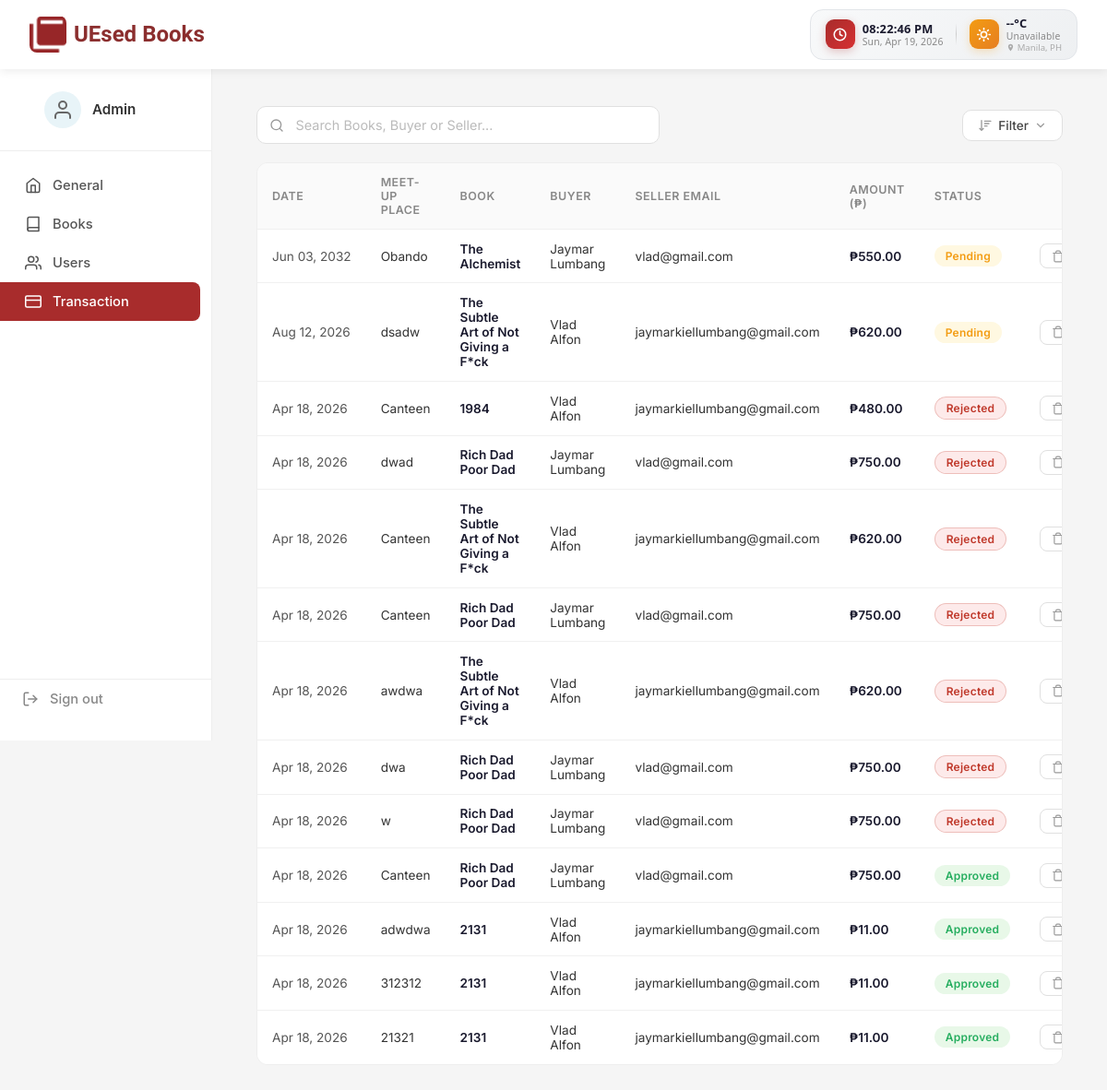
The page /transaction.php (signed in) on the database its author committed.
### tables this page shows
CREATE TABLE `admin_profile` (
  `id` int(11) NOT NULL DEFAULT 1,
  `first_name` varchar(100) NOT NULL DEFAULT 'Admin',
  `last_name` varchar(100) NOT NULL DEFAULT '',
  `website_name` varchar(255) NOT NULL DEFAULT 'UEsed Books',
  `language` varchar(20) NOT NULL DEFAULT 'English',
  `website_logo` varchar(255) NOT NULL DEFAULT ''
);

CREATE TABLE `transactions` (
  `id` int(11) NOT NULL,
  `book_id` int(11) DEFAULT 0,
  `transaction_date` date NOT NULL,
  `meetup_place` varchar(255) NOT NULL DEFAULT '',
  `message` text DEFAULT NULL,
  `book` varchar(255) NOT NULL,
  `buyer` varchar(255) NOT NULL,
  `buyer_id` int(11) DEFAULT 0,
  `buyer_email` varchar(255) DEFAULT '',
  `seller_email` varchar(255) NOT NULL,
  `seller_id` int(11) DEFAULT 0,
  `amount` decimal(10,2) NOT NULL DEFAULT 0.00,
  `status` varchar(50) NOT NULL DEFAULT 'Pending',
  `created_at` timestamp NOT NULL DEFAULT current_timestamp()
);

### transaction.php (the view, shortened to what this page needs)
<?php
require_once 'connect.php';
$adminProfile = $conn->query("SELECT first_name, last_name, website_name, language, website_logo FROM admin_profile WHERE id = 1")->fetch_assoc();
$adminFirstName = $adminProfile ? $adminProfile['first_name'] : $_SESSION['first_name'];
$adminLastName = $adminProfile ? $adminProfile['last_name'] : $_SESSION['last_name'];
$adminPhoto = '';
$transactions = [];
$result = $conn->query("SELECT id, transaction_date, meetup_place, book, buyer, seller_email, amount, status, created_at FROM transactions ORDER BY created_at DESC");
if ($result) {
    while ($row = $result->fetch_assoc()) {
        $transactions[] = $row;
    }
}
?>
<!DOCTYPE html>
<html lang="en">
<head>
    <link rel="stylesheet" href="style.css">
</head>
<body class="admin-body">
    <div class="admin-topbar">
        <div class="logo">
            <img class="logo-icon" src="images/5.png" alt="UEsed Books Logo">
            <a href="admin.php" class="logo-link">UEsed Books</a>
        </div>
        <div class="topbar-widget">
            <div class="tw-section">
                <div class="tw-icon tw-clock">
                    <svg xmlns="http://www.w3.org/2000/svg" width="15" height="15" viewBox="0 0 24 24" fill="none" stroke="currentColor" stroke-width="2.5" stroke-linecap="round" stroke-linejoin="round"><circle cx="12" cy="12" r="10"/><polyline points="12 6 12 12 16 14"/></svg>
                </div>
                <div class="tw-info">
                    <span class="tw-primary" id="twTime">--:-- --</span>
                    <span class="tw-secondary" id="twDate">Loading...</span>
                </div>
            </div>
            <div class="tw-section">
                <div class="tw-icon tw-weather" id="twWeatherIcon">
                </div>
                <div class="tw-info">
                    <span class="tw-primary" id="twTemp">--°C</span>
                    <span class="tw-secondary" id="twDesc">Loading...</span>
                    <span class="tw-location"><svg xmlns="http://www.w3.org/2000/svg" width="9" height="9" viewBox="0 0 24 24" fill="currentColor" stroke="none"><path d="M12 2C8.13 2 5 5.13 5 9c0 5.25 7 13 7 13s7-7.75 7-13c0-3.87-3.13-7-7-7zm0 9.5c-1.38 0-2.5-1.12-2.5-2.5S10.62 6.5 12 6.5s2.5 1.12 2.5 2.5S13.38 11.5 12 11.5z"/></svg> Manila, PH</span>
                </div>
            </div>
        </div>
    </div>
    <div class="admin-wrapper">
        <aside class="admin-sidebar">
            <div class="sidebar-profile">
                <div class="sidebar-avatar sidebar-avatar-clickable" id="sidebarAvatarClickable" title="Change profile photo">
                    <?php if ($adminPhoto && file_exists(__DIR__ . '/images/' . $adminPhoto)): ?>
                        <img src="images/<?php echo htmlspecialchars($adminPhoto); ?>" alt="Profile" class="sidebar-avatar-img">
                        <button type="button" class="avatar-remove-btn" id="removeProfilePhotoBtn" title="Remove photo">
                            <svg xmlns="http://www.w3.org/2000/svg" width="10" height="10" viewBox="0 0 24 24" fill="none" stroke="currentColor" stroke-width="3" stroke-linecap="round" stroke-linejoin="round"><line x1="18" y1="6" x2="6" y2="18"/><line x1="6" y1="6" x2="18" y2="18"/></svg>
                        </button>
                    <?php else: ?>
                        <svg xmlns="http://www.w3.org/2000/svg" width="24" height="24" viewBox="0 0 24 24" fill="none" stroke="currentColor" stroke-width="2" stroke-linecap="round" stroke-linejoin="round"><path d="M20 21v-2a4 4 0 0 0-4-4H8a4 4 0 0 0-4 4v2"/><circle cx="12" cy="7" r="4"/></svg>
                    <?php endif; ?>
                </div>
                <span class="sidebar-company"><?php echo htmlspecialchars($adminFirstName . ' ' . $adminLastName); ?></span>
            </div>
            <nav class="sidebar-nav">
                <a href="admin.php#general" class="sidebar-link" data-section="general">
                    <svg xmlns="http://www.w3.org/2000/svg" width="18" height="18" viewBox="0 0 24 24" fill="none" stroke="currentColor" stroke-width="2" stroke-linecap="round" stroke-linejoin="round"><path d="M3 9l9-7 9 7v11a2 2 0 0 1-2 2H5a2 2 0 0 1-2-2z"/><polyline points="9 22 9 12 15 12 15 22"/></svg>
                    General
                </a>
                <a href="books.php" class="sidebar-link" data-section="books">
                    <svg xmlns="http://www.w3.org/2000/svg" width="18" height="18" viewBox="0 0 24 24" fill="none" stroke="currentColor" stroke-width="2" stroke-linecap="round" stroke-linejoin="round"><path d="M4 19.5A2.5 2.5 0 0 1 6.5 17H20"/><path d="M6.5 2H20v20H6.5A2.5 2.5 0 0 1 4 19.5v-15A2.5 2.5 0 0 1 6.5 2z"/></svg>
                    Books
                </a>
                <a href="users.php" class="sidebar-link" data-section="users">
                    Users
                </a>
                <a href="transaction.php" class="sidebar-link active" data-section="transaction">
                    <svg xmlns="http://www.w3.org/2000/svg" width="18" height="18" viewBox="0 0 24 24" fill="none" stroke="currentColor" stroke-width="2" stroke-linecap="round" stroke-linejoin="round"><rect x="1" y="4" width="22" height="16" rx="2" ry="2"/><line x1="1" y1="10" x2="23" y2="10"/></svg>
                    Transaction
                </a>
            </nav>
            <a href="login.php" class="sidebar-signout">
                <svg xmlns="http://www.w3.org/2000/svg" width="18" height="18" viewBox="0 0 24 24" fill="none" stroke="currentColor" stroke-width="2" stroke-linecap="round" stroke-linejoin="round"><path d="M9 21H5a2 2 0 0 1-2-2V5a2 2 0 0 1 2-2h4"/><polyline points="16 17 21 12 16 7"/><line x1="21" y1="12" x2="9" y2="12"/></svg>
                Sign out
            </a>
        </aside>
        <main class="admin-main">
            <div class="users-search-bar">
                <div class="users-search-wrap">
                    <svg xmlns="http://www.w3.org/2000/svg" width="16" height="16" viewBox="0 0 24 24" fill="none" stroke="currentColor" stroke-width="2" stroke-linecap="round" stroke-linejoin="round"><circle cx="11" cy="11" r="8"/><line x1="21" y1="21" x2="16.65" y2="16.65"/></svg>
                    <input type="text" class="users-search-input" id="txnSearch" placeholder="Search Books, Buyer or Seller...">
                </div>
                <div class="users-filter-dropdown">
                    <button class="users-filter-btn" id="alphaFilterBtn">
                        <svg xmlns="http://www.w3.org/2000/svg" width="16" height="16" viewBox="0 0 24 24" fill="none" stroke="currentColor" stroke-width="2" stroke-linecap="round" stroke-linejoin="round"><path d="M11 5h10"/><path d="M11 9h7"/><path d="M11 13h4"/><path d="M3 17l3 3 3-3"/><path d="M6 18V4"/></svg>
                        Filter
                        <svg xmlns="http://www.w3.org/2000/svg" width="14" height="14" viewBox="0 0 24 24" fill="none" stroke="currentColor" stroke-width="2" stroke-linecap="round" stroke-linejoin="round"><polyline points="6 9 12 15 18 9"/></svg>
                    </button>
                </div>
            </div>
            <div class="users-table-wrap">
                <table class="users-table" id="txnTable">
                    <thead>
                        <tr>
                            <th>Date</th>
                            <th>Meet-up Place</th>
                            <th>Book</th>
                            <th>Buyer</th>
                            <th>Seller Email</th>
                            <th>Amount (₱)</th>
                            <th>Status</th>
                            <th></th>
                        </tr>
                    </thead>
                    <tbody>
                        <?php if (count($transactions) > 0): ?>
                            <?php foreach ($transactions as $txn): ?>
                            <tr data-created="<?php echo htmlspecialchars($txn['created_at']); ?>" data-amount="<?php echo (float)$txn['amount']; ?>">
                                <td class="date-cell"><?php echo htmlspecialchars(date('M d, Y', strtotime($txn['transaction_date']))); ?></td>
                                <td><?php echo htmlspecialchars($txn['meetup_place']); ?></td>
                                <td class="user-name"><?php echo htmlspecialchars($txn['book']); ?></td>
                                <td><?php echo htmlspecialchars($txn['buyer']); ?></td>
                                <td><?php echo htmlspecialchars($txn['seller_email']); ?></td>
                                <td class="amount-cell">₱<?php echo number_format((float)$txn['amount'], 2); ?></td>
                                <td>
                                    <?php
                                    $statusLower = strtolower($txn['status']);
                                    $statusClass = 'status-paid';
                                    if ($statusLower === 'pending')    $statusClass = 'status-pending';
                                    elseif ($statusLower === 'processing') $statusClass = 'status-processing';
                                    elseif ($statusLower === 'cancelled')  $statusClass = 'status-cancelled';
                                    elseif ($statusLower === 'on hold')    $statusClass = 'status-on-hold';
                                    elseif ($statusLower === 'rejected')   $statusClass = 'status-rejected';
                                    ?>
                                    <span class="status-badge <?php echo $statusClass; ?>"><?php echo htmlspecialchars($txn['status']); ?></span>
                                </td>
                                <td class="row-actions">
                                    <button class="row-delete-btn" onclick="confirmDeleteTxn(<?php echo (int)$txn['id']; ?>, '<?php echo htmlspecialchars(addslashes($txn['book'])); ?>')" title="Delete transaction">
                                        <svg xmlns="http://www.w3.org/2000/svg" width="14" height="14" viewBox="0 0 24 24" fill="none" stroke="currentColor" stroke-width="2" stroke-linecap="round" stroke-linejoin="round"><polyline points="3 6 5 6 21 6"/><path d="M19 6v14a2 2 0 0 1-2 2H7a2 2 0 0 1-2-2V6m3 0V4a2 2 0 0 1 2-2h4a2 2 0 0 1 2 2v2"/></svg>
                                    </button>
                                </td>
                            </tr>
                            <?php endforeach; ?>
                        <?php else: ?>
                            <tr><td colspan="8" style="text-align:center;color:#888;padding:2rem;">No transactions recorded yet.</td></tr>
                        <?php endif; ?>
                    </tbody>
                </table>
            </div>
        </main>
    </div>
</body>
</html>

### style.css (style rules this page uses)
body { font-family: -apple-system, BlinkMacSystemFont, 'Segoe UI', Roboto, 'Helvetica Neue', Arial, sans-serif; background: linear-gradient(135deg, #ffffff 0%, #f5f5f5 100%); color: #333; }
.logo { display: flex; align-items: center; gap: 0.5rem; font-size: 1.5rem; font-weight: bold; color: #8b2e2e; white-space: nowrap; }
.logo-link { font-family: 'Rammetto One', cursive; font-weight: bold; color: #8b2e2e; text-decoration: none; cursor: pointer; transition: transform 0.3s ease; display: inline-block; }
.logo-icon { width: 40px; height: 40px; object-fit: contain; border-radius: 8px; }
.admin-body { background: #f5f5f5; }
.admin-topbar { background: white; padding: 0.65rem 2rem; box-shadow: 0 2px 10px rgba(0, 0, 0, 0.08); position: sticky; top: 0; z-index: 100; display: flex; align-items: center; justify-content: space-between; }
.admin-topbar .logo { flex: 0 0 auto; }
.topbar-widget { display: flex; align-items: center; background: linear-gradient(135deg, #f8f9fa, #eef0f2); border: 1px solid #e2e5e9; border-radius: 14px; padding: 0.4rem 1rem; gap: 0; flex-shrink: 0; transition: box-shadow 0.3s ease; }
.tw-section { display: flex; align-items: center; gap: 0.5rem; }
.tw-icon { display: flex; align-items: center; justify-content: center; width: 32px; height: 32px; border-radius: 9px; color: #fff; flex-shrink: 0; }
.tw-icon.tw-clock { background: linear-gradient(135deg, #a82c2c, #d63031); box-shadow: 0 3px 10px rgba(168,44,44,0.25); }
.tw-icon.tw-weather { background: linear-gradient(135deg, #f39c12, #e67e22); box-shadow: 0 3px 10px rgba(243,156,18,0.25); }
.tw-info { display: flex; flex-direction: column; line-height: 1.2; }
.tw-primary { font-weight: 700; font-size: 0.8rem; color: #1a1a2e; font-family: 'Segoe UI', system-ui, sans-serif; letter-spacing: 0.2px; white-space: nowrap; }
.tw-secondary { font-size: 0.65rem; color: #888; font-family: 'Segoe UI', system-ui, sans-serif; letter-spacing: 0.15px; white-space: nowrap; }
.tw-location { display: flex; align-items: center; gap: 3px; font-size: 0.6rem; color: #aaa; font-family: 'Segoe UI', system-ui, sans-serif; }
.tw-location svg { flex-shrink: 0; }
.admin-wrapper { display: flex; min-height: calc(100vh - 72px); }
.admin-sidebar { width: 230px; background: white; border-right: 1px solid #eee; display: flex; flex-direction: column; padding: 1.5rem 0; position: sticky; top: 72px; height: calc(100vh - 72px); }
.sidebar-profile { display: flex; align-items: center; gap: 0.75rem; padding: 0 1.5rem 1.5rem; border-bottom: 1px solid #eee; margin-bottom: 0.5rem; }
.sidebar-avatar { width: 40px; height: 40px; border-radius: 50%; background: #e8f4f8; display: flex; align-items: center; justify-content: center; color: #666; position: relative; flex-shrink: 0; }
.sidebar-avatar-clickable { cursor: pointer; transition: box-shadow 0.2s ease; }
.sidebar-company { font-weight: 600; color: #333; font-size: 0.95rem; }
.sidebar-nav { flex: 1; display: flex; flex-direction: column; padding: 0.5rem 0; }
.sidebar-link { display: flex; align-items: center; gap: 0.75rem; padding: 0.75rem 1.5rem; color: #555; text-decoration: none; font-size: 0.92rem; font-weight: 500; transition: all 0.2s ease; border-left: 3px solid transparent; }
.sidebar-link.active { background: #a82c2c; color: white; border-left-color: #a82c2c; border-radius: 0 8px 8px 0; margin-right: 0.75rem; }
.sidebar-link.active svg { stroke: white; }
.sidebar-signout { display: flex; align-items: center; gap: 0.75rem; padding: 0.75rem 1.5rem; color: #888; text-decoration: none; font-size: 0.92rem; font-weight: 500; border-top: 1px solid #eee; margin-top: auto; transition: color 0.2s ease; }
.admin-main { flex: 1; padding: 2.5rem 3rem; overflow-y: auto; }

### rows shown on the page
admin_profile: first_name+last_name "Admin"
transactions: transaction_date "Jun 03, 2032", meetup_place "Obando", book "The Alchemist", buyer "Jaymar Lumbang", seller_email "vlad@gmail.com", amount "550.00", status "Pending"
transactions: transaction_date "Aug 12, 2026", meetup_place "dsadw", book "The Subtle Art of Not Giving a F*ck", buyer "Vlad Alfon", seller_email "jaymarkiellumbang@gmail.com", amount "620.00", status "Pending"
transactions: transaction_date "Apr 18, 2026", meetup_place "Canteen", book "1984", buyer "Vlad Alfon", seller_email "jaymarkiellumbang@gmail.com", amount "480.00", status "Rejected"
transactions: transaction_date "Apr 18, 2026", meetup_place "dwad", book "Rich Dad Poor Dad", buyer "Jaymar Lumbang", seller_email "vlad@gmail.com", amount "750.00", status "Rejected"
transactions: transaction_date "Apr 18, 2026", meetup_place "Canteen", book "The Subtle Art of Not Giving a F*ck", buyer "Vlad Alfon", seller_email "jaymarkiellumbang@gmail.com", amount "620.00", status "Rejected"
transactions: transaction_date "Apr 18, 2026", meetup_place "Canteen", book "Rich Dad Poor Dad", buyer "Jaymar Lumbang", seller_email "vlad@gmail.com", amount "750.00", status "Rejected"
transactions: transaction_date "Apr 18, 2026", meetup_place "awdwa", book "The Subtle Art of Not Giving a F*ck", buyer "Vlad Alfon", seller_email "jaymarkiellumbang@gmail.com", amount "620.00", status "Rejected"
transactions: transaction_date "Apr 18, 2026", meetup_place "dwa", book "Rich Dad Poor Dad", buyer "Jaymar Lumbang", seller_email "vlad@gmail.com", amount "750.00", status "Rejected"
transactions: transaction_date "Apr 18, 2026", meetup_place "w", book "Rich Dad Poor Dad", buyer "Jaymar Lumbang", seller_email "vlad@gmail.com", amount "750.00", status "Rejected"
transactions: transaction_date "Apr 18, 2026", meetup_place "Canteen", book "Rich Dad Poor Dad", buyer "Jaymar Lumbang", seller_email "vlad@gmail.com", amount "750.00", status "Approved"
transactions: transaction_date "Apr 18, 2026", meetup_place "adwdwa", book "2131", buyer "Vlad Alfon", seller_email "jaymarkiellumbang@gmail.com", amount "11.00", status "Approved"
transactions: transaction_date "Apr 18, 2026", meetup_place "312312", book "2131", buyer "Vlad Alfon", seller_email "jaymarkiellumbang@gmail.com", amount "11.00", status "Approved"
transactions: transaction_date "Apr 18, 2026", meetup_place "21321", book "2131", buyer "Vlad Alfon", seller_email "jaymarkiellumbang@gmail.com", amount "11.00", status "Approved"
